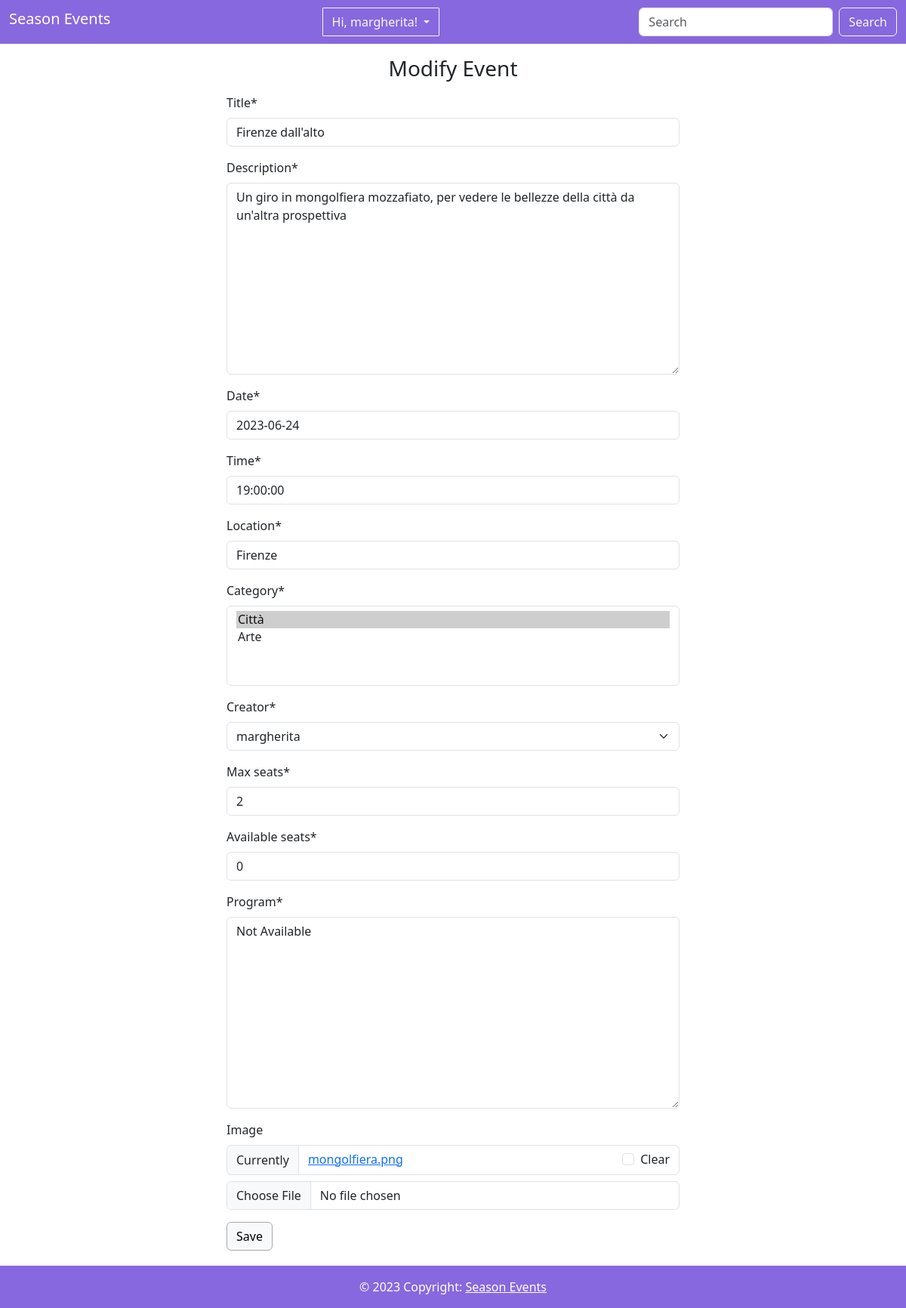
The page /modifyEvent/Firenze dall'alto (signed in) on the database as committed earlier.
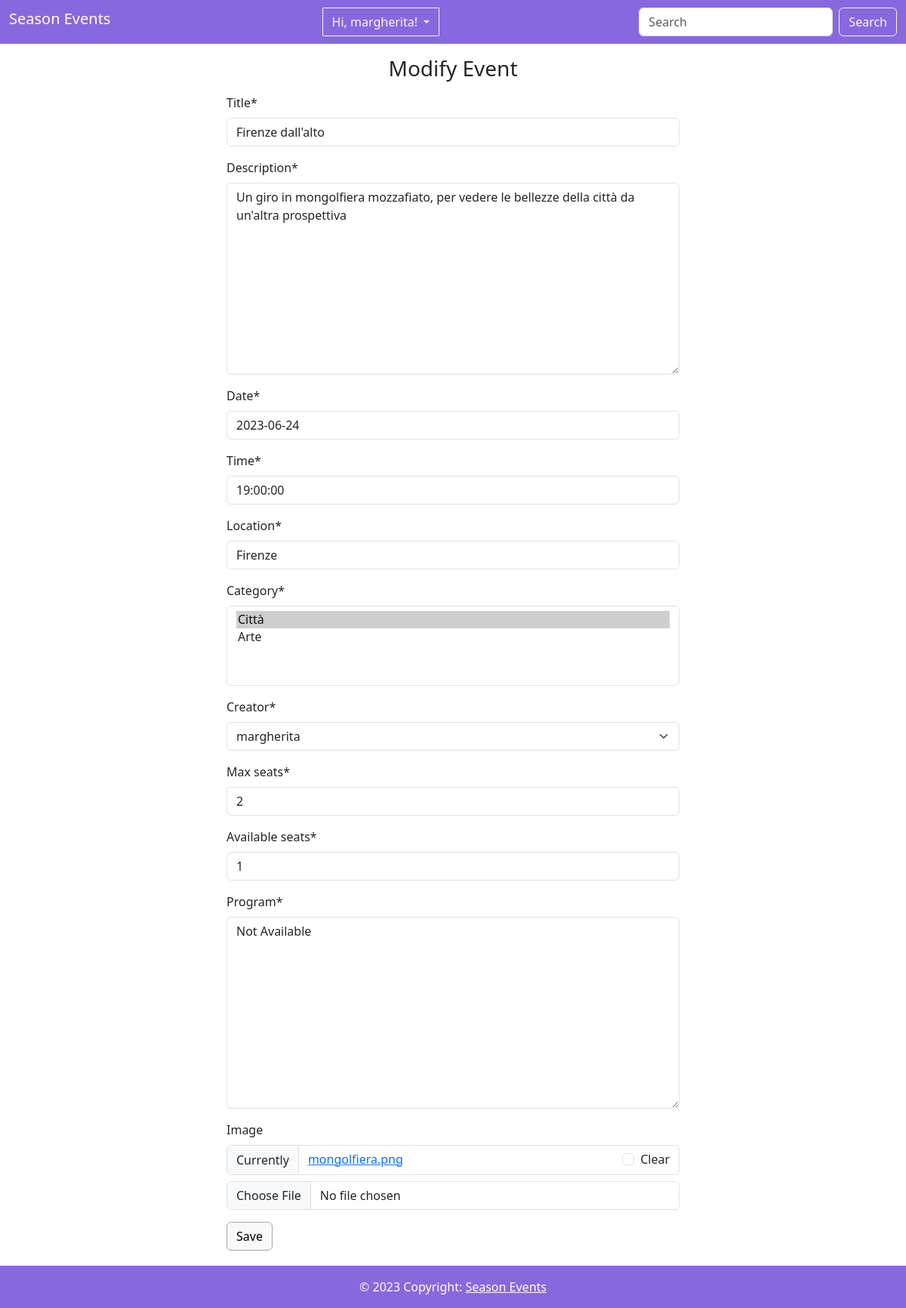
The same page on the database as committed later.
### event/models.py (models this page shows, shortened)
class Event(models.Model):
    title = models.CharField(max_length=100, primary_key=True)
    description = models.TextField()
    date = models.DateField()
    time = models.TimeField(default=datetime.time)
    location = models.CharField(max_length=100)
    program = models.TextField(default='Not Available')
    ticket_price = models.DecimalField(max_digits=8, decimal_places=2, default=0)
    image = models.ImageField(upload_to=event_image_upload_path, null=True, blank=True)
    category = models.ManyToManyField('EventCategory')
    creator = models.ForeignKey(User, on_delete=models.CASCADE, related_name='events_created')
    max_seats = models.PositiveIntegerField()
    available_seats = models.PositiveIntegerField()

### event/views.py (the view)
# urls.py: path('modifyEvent/<str:title>', views.modify_event, name='modify_event'),
@login_required
def modify_event(request, title):
    event = get_object_or_404(Event, title=title)
    if request.user != event.creator:
        messages.error(request, "You are not authorized to modify this event.")
        return redirect('event:my_events')
    if request.method == 'POST':
        form = EventForm(request.POST, request.FILES, instance=event)
        if form.is_valid():
            form.save()
            return redirect('event:event_detail', title=event.title)
    else:
        form = EventForm(instance=event)
        return render(request, 'modify_event.html', {'form': form, 'event': event})

### event/forms.py
class EventForm(forms.ModelForm):
    class Meta:
        model = Event
        fields = ['title', 'description', 'date', 'time', 'location', 'category',
                  'creator', 'max_seats', 'available_seats', 'program', 'image']

### event/models.py (called while the page is built)
    def __str__(self):
        return self.name

### templates/modify_event.html (shortened to what this page needs)
{% extends "base.html" %}
{% load crispy_forms_filters %}
{% load crispy_forms_tags %}
{% block content %}
    <h3 class="text-center my-3">Modify Event</h3>
    <div class="d-flex justify-content-center">
        <form class="col-6 mb-3" method="POST">
            {{ form | crispy }}
            <input class="btn btn-light" type="submit" style="border-color: darkgrey" value="Save">
        </form>
    </div>
{% endblock %}

Rows that differ between the two databases and show on the page:
changed Event "Firenze dall'alto": available_seats "0" → "1"
